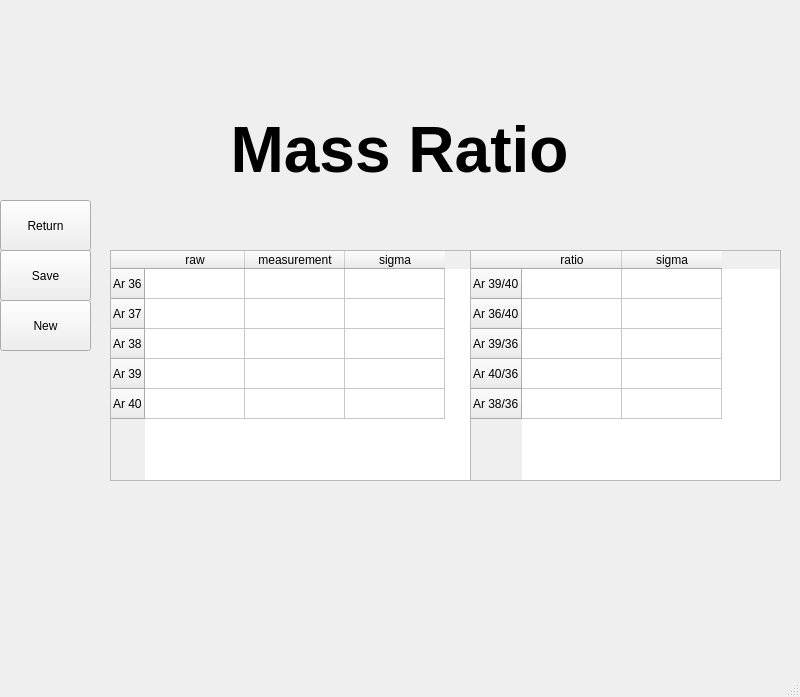
<?xml version="1.0" encoding="UTF-8"?>
<ui version="4.0">
 <class>MainWindow</class>
 <widget class="QMainWindow" name="MainWindow">
  <property name="geometry">
   <rect>
    <x>0</x>
    <y>0</y>
    <width>800</width>
    <height>697</height>
   </rect>
  </property>
  <property name="windowTitle">
   <string>MainWindow</string>
  </property>
  <widget class="QWidget" name="centralwidget">
   <widget class="QLabel" name="label">
    <property name="geometry">
     <rect>
      <x>4</x>
      <y>106</y>
      <width>791</width>
      <height>91</height>
     </rect>
    </property>
    <property name="text">
     <string>&lt;html&gt;&lt;head/&gt;&lt;body&gt;&lt;p align=&quot;center&quot;&gt;&lt;span style=&quot; font-size:48pt; font-weight:600;&quot;&gt;Mass Ratio&lt;/span&gt;&lt;/p&gt;&lt;/body&gt;&lt;/html&gt;</string>
    </property>
   </widget>
   <widget class="QPushButton" name="return_2">
    <property name="geometry">
     <rect>
      <x>0</x>
      <y>200</y>
      <width>91</width>
      <height>51</height>
     </rect>
    </property>
    <property name="text">
     <string>Return</string>
    </property>
   </widget>
   <widget class="QPushButton" name="save">
    <property name="geometry">
     <rect>
      <x>0</x>
      <y>250</y>
      <width>91</width>
      <height>51</height>
     </rect>
    </property>
    <property name="text">
     <string>Save</string>
    </property>
   </widget>
   <widget class="QPushButton" name="new_2">
    <property name="geometry">
     <rect>
      <x>0</x>
      <y>300</y>
      <width>91</width>
      <height>51</height>
     </rect>
    </property>
    <property name="text">
     <string>New</string>
    </property>
   </widget>
   <widget class="QTableWidget" name="ValueTable">
    <property name="geometry">
     <rect>
      <x>110</x>
      <y>250</y>
      <width>361</width>
      <height>231</height>
     </rect>
    </property>
    <row>
     <property name="text">
      <string>Ar 36</string>
     </property>
    </row>
    <row>
     <property name="text">
      <string>Ar 37</string>
     </property>
    </row>
    <row>
     <property name="text">
      <string>Ar 38</string>
     </property>
    </row>
    <row>
     <property name="text">
      <string>Ar 39</string>
     </property>
    </row>
    <row>
     <property name="text">
      <string>Ar 40</string>
     </property>
    </row>
    <column>
     <property name="text">
      <string>raw</string>
     </property>
    </column>
    <column>
     <property name="text">
      <string>measurement</string>
     </property>
    </column>
    <column>
     <property name="text">
      <string>sigma</string>
     </property>
    </column>
   </widget>
   <widget class="QTableWidget" name="RatioTable">
    <property name="geometry">
     <rect>
      <x>470</x>
      <y>250</y>
      <width>311</width>
      <height>231</height>
     </rect>
    </property>
    <row>
     <property name="text">
      <string>Ar 39/40</string>
     </property>
    </row>
    <row>
     <property name="text">
      <string>Ar 36/40</string>
     </property>
    </row>
    <row>
     <property name="text">
      <string>Ar 39/36</string>
     </property>
    </row>
    <row>
     <property name="text">
      <string>Ar 40/36</string>
     </property>
    </row>
    <row>
     <property name="text">
      <string>Ar 38/36</string>
     </property>
    </row>
    <column>
     <property name="text">
      <string>ratio</string>
     </property>
    </column>
    <column>
     <property name="text">
      <string>sigma</string>
     </property>
    </column>
   </widget>
  </widget>
  <widget class="QMenuBar" name="menubar">
   <property name="geometry">
    <rect>
     <x>0</x>
     <y>0</y>
     <width>800</width>
     <height>24</height>
    </rect>
   </property>
  </widget>
  <widget class="QStatusBar" name="statusbar"/>
 </widget>
 <resources/>
 <connections/>
</ui>
